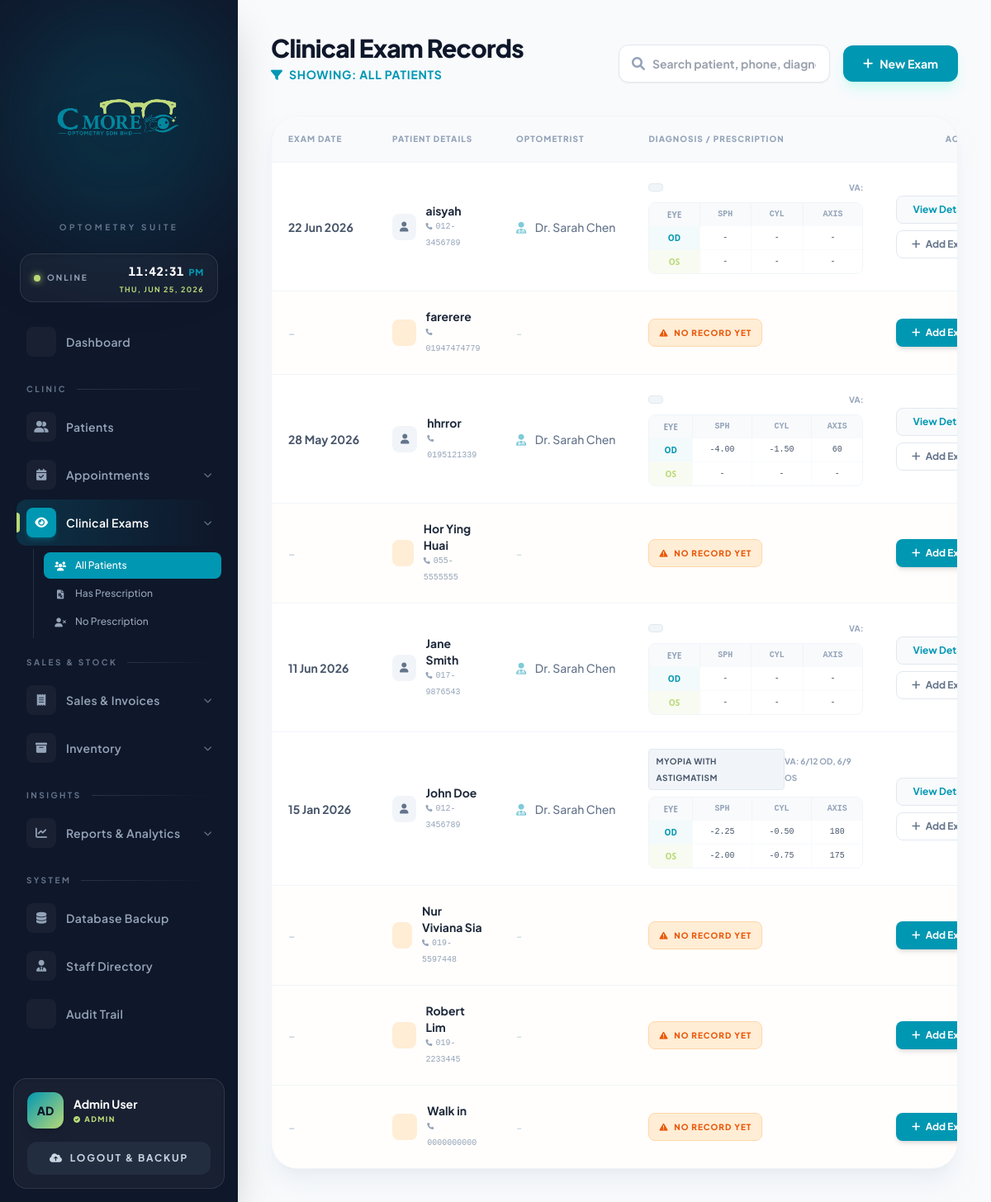
The app's page /exam.php (signed in) with its own data.
### tables this page shows
CREATE TABLE `patient` (
  `PATIENT_ID` int(11) NOT NULL AUTO_INCREMENT,
  `NAME` varchar(100) NOT NULL,
  `IC_NUMBER` varchar(20) DEFAULT NULL,
  `PHONE_NUMBER` varchar(20) DEFAULT NULL,
  `ADDRESS` text DEFAULT NULL,
  `REGISTRATION_DATE` date NOT NULL,
  `CONNECTION_RELATIONSHIP` varchar(100) DEFAULT NULL,
  `FOLLOW_UP_INTERVAL` varchar(50) DEFAULT NULL,
  `COMPLAINTS` text DEFAULT NULL,
  PRIMARY KEY (`PATIENT_ID`),
  UNIQUE KEY `IC_NUMBER` (`IC_NUMBER`)
);

### exam.php (the view, shortened to what this page needs)
<?php
include('config.php');
$search_query = "";
$filter_title = "All Patients";
$where_sql = "";
$query = "SELECT p.PATIENT_ID, p.NAME as PATIENT_NAME, p.PHONE_NUMBER,
                 e.EXAM_ID, e.EXAM_DATE, e.PRESCRIPTION_RESULT, e.VISUAL_ACUITY_RESULTS,
                 e.RE_SPH, e.RE_CYL, e.RE_AXIS, e.LE_SPH, e.LE_CYL, e.LE_AXIS,
                 u.NAME as OPTOMETRIST_NAME
          FROM patient p
          LEFT JOIN (
              SELECT * FROM eye_examination WHERE EXAM_ID IN (
                  SELECT MAX(EXAM_ID) FROM eye_examination GROUP BY PATIENT_ID
              )
          ) e ON p.PATIENT_ID = e.PATIENT_ID
          LEFT JOIN user u ON e.OPTOMETRIST_ID = u.USER_ID
          $where_sql
          ORDER BY p.NAME ASC";
$result = mysqli_query($conn, $query);
?>
<!DOCTYPE html>
<html lang="en">
<head>
    <script src="https://cdn.tailwindcss.com"></script>
    <link rel="stylesheet" href="https://cdnjs.cloudflare.com/ajax/libs/font-awesome/6.0.0/css/all.min.css">
</head>
<body class="bg-[#f8fafc] text-slate-900 flex h-screen overflow-hidden">
    <?php include('sidebar.php'); ?>
    <main class="flex-1 ml-72 h-screen overflow-y-auto p-10 custom-scrollbar">
        <div class="mb-10 flex flex-col md:flex-row md:justify-between md:items-end space-y-4 md:space-y-0">
            <div>
                <h1 class="text-3xl font-black tracking-tight text-slate-900">Clinical Exam Records</h1>
                <p class="text-[#0097B2] font-bold mt-1 uppercase tracking-wider text-sm"><i class="fa-solid fa-filter mr-1"></i> Showing: <?php echo $filter_title; ?></p>
            </div>
            <div class="flex items-center space-x-4">
                <form action="exam.php" method="GET" class="relative">
                    <input type="text" name="search" value="<?php echo htmlspecialchars($search_query); ?>" placeholder="Search patient, phone, diagnosis..."
                           class="pl-10 pr-4 py-3 bg-white border border-slate-200 rounded-xl focus:border-[#0097B2] outline-none font-bold text-slate-700 text-sm shadow-sm w-64 transition">
                    <i class="fa-solid fa-magnifying-glass absolute left-4 top-[0.95rem] text-slate-400"></i>
                </form>
                <a href="exam_add.php" class="px-6 py-3 bg-[#0097B2] text-white font-bold rounded-xl shadow-lg shadow-teal-100 hover:scale-105 transition flex items-center text-sm">
                    <i class="fa-solid fa-plus mr-2"></i> New Exam
                </a>
            </div>
        </div>
        <div class="bg-white rounded-[2rem] shadow-xl shadow-slate-200/50 border border-slate-100 overflow-hidden">
            <div class="overflow-x-auto">
                <table class="w-full text-left border-collapse">
                    <thead>
                        <tr class="bg-slate-50 text-[10px] uppercase tracking-widest text-slate-400 border-b border-slate-100">
                            <th class="p-5 font-black">Exam Date</th>
                            <th class="p-5 font-black">Patient Details</th>
                            <th class="p-5 font-black">Optometrist</th>
                            <th class="p-5 font-black">Diagnosis / Prescription</th>
                            <th class="p-5 font-black text-right">Actions</th>
                        </tr>
                    </thead>
                    <tbody class="divide-y divide-slate-100 text-sm font-medium">
                        <?php if (mysqli_num_rows($result) > 0): ?>
                            <?php while ($row = mysqli_fetch_assoc($result)):
                                $has_exam = !empty($row['EXAM_ID']);
                            ?>
                                <tr class="hover:bg-slate-50/50 transition group <?php echo !$has_exam ? 'bg-orange-50/20' : ''; ?>">
                                    <td class="p-5 whitespace-nowrap">
                                        <?php if($has_exam): ?>
                                            <span class="text-slate-600 font-bold"><?php echo date('d M Y', strtotime($row['EXAM_DATE'])); ?></span>
                                        <?php else: ?>
                                            <span class="text-slate-300 font-bold italic">-</span>
                                        <?php endif; ?>
                                    </td>
                                    <td class="p-5">
                                        <div class="flex items-center space-x-3">
                                            <div class="w-8 h-8 rounded-lg <?php echo $has_exam ? 'bg-slate-100 text-slate-500' : 'bg-orange-100 text-orange-400'; ?> flex items-center justify-center font-bold text-xs">
                                                <i class="fa-solid <?php echo $has_exam ? 'fa-user' : 'fa-clipboard-question'; ?>"></i>
                                            </div>
                                            <div>
                                                <p class="font-bold text-slate-800"><?php echo htmlspecialchars($row['PATIENT_NAME'] ?? 'Unknown Patient'); ?></p>
                                                <p class="text-[10px] text-slate-400 font-mono"><i class="fa-solid fa-phone text-[8px] mr-1"></i><?php echo htmlspecialchars($row['PHONE_NUMBER'] ?: 'No Phone Number'); ?></p>
                                            </div>
                                        </div>
                                    </td>
                                    <td class="p-5 whitespace-nowrap">
                                        <?php if($has_exam): ?>
                                            <span class="text-slate-500">
                                                <i class="fa-solid fa-user-doctor text-[#0097B2] mr-2 opacity-50"></i>
                                                <?php echo htmlspecialchars($row['OPTOMETRIST_NAME'] ?? 'Unknown'); ?>
                                            </span>
                                        <?php else: ?>
                                            <span class="text-slate-300 italic">-</span>
                                        <?php endif; ?>
                                    </td>
                                    <td class="p-5 min-w-[300px]">
                                        <?php if($has_exam): ?>
                                            <div class="mb-2 flex items-center justify-between">
                                                <span class="bg-slate-100 text-slate-600 py-1 px-2 rounded font-bold text-[10px] uppercase tracking-wider border border-slate-200">
                                                    <?php echo htmlspecialchars($row['PRESCRIPTION_RESULT'] ?? 'N/A'); ?>
                                                </span>
                                                <span class="text-[10px] font-bold text-slate-400">VA: <?php echo htmlspecialchars($row['VISUAL_ACUITY_RESULTS'] ?? '-'); ?></span>
                                            </div>
                                            <div class="bg-white border border-slate-100 rounded-lg overflow-hidden">
                                                <table class="w-full text-center text-[10px] font-mono">
                                                    <thead class="bg-slate-50 text-slate-400 font-bold uppercase">
                                                        <tr>
                                                            <th class="py-1 px-2 border-r border-slate-100 font-sans">Eye</th>
                                                            <th class="py-1 px-2 border-r border-slate-100">SPH</th>
                                                            <th class="py-1 px-2 border-r border-slate-100">CYL</th>
                                                            <th class="py-1 px-2">AXIS</th>
                                                        </tr>
                                                    </thead>
                                                    <tbody class="text-slate-600">
                                                        <tr class="border-b border-slate-50">
                                                            <td class="py-1 px-2 border-r border-slate-50 font-bold text-[#0097B2] bg-[#0097B2]/5 font-sans">OD</td>
                                                            <td class="py-1 px-2 border-r border-slate-50"><?php echo htmlspecialchars($row['RE_SPH'] ?: '-'); ?></td>
                                                            <td class="py-1 px-2 border-r border-slate-50"><?php echo htmlspecialchars($row['RE_CYL'] ?: '-'); ?></td>
                                                            <td class="py-1 px-2"><?php echo htmlspecialchars($row['RE_AXIS'] ?: '-'); ?></td>
                                                        </tr>
                                                        <tr>
                                                            <td class="py-1 px-2 border-r border-slate-50 font-bold text-[#B9D977] bg-[#B9D977]/10 font-sans">OS</td>
                                                            <td class="py-1 px-2 border-r border-slate-50"><?php echo htmlspecialchars($row['LE_SPH'] ?: '-'); ?></td>
                                                            <td class="py-1 px-2 border-r border-slate-50"><?php echo htmlspecialchars($row['LE_CYL'] ?: '-'); ?></td>
                                                            <td class="py-1 px-2"><?php echo htmlspecialchars($row['LE_AXIS'] ?: '-'); ?></td>
                                                        </tr>
                                                    </tbody>
                                                </table>
                                            </div>
                                        <?php else: ?>
                                            <div class="flex items-center">
                                                <span class="inline-block px-3 py-1.5 bg-orange-100 text-orange-600 rounded-lg text-[10px] font-black uppercase tracking-widest border border-orange-200">
                                                    <i class="fa-solid fa-triangle-exclamation mr-1"></i> No Record Yet
                                                </span>
                                            </div>
                                        <?php endif; ?>
                                    </td>
                                    <td class="p-5 text-right whitespace-nowrap align-middle">
                                        <div class="flex flex-col space-y-2 items-end">
                                            <?php if($has_exam): ?>
                                                <a href="exam_view.php?id=<?php echo $row['EXAM_ID']; ?>" class="px-4 py-2 bg-slate-50 text-[#0097B2] font-bold rounded-lg hover:bg-[#0097B2] hover:text-white transition text-xs border border-slate-200 hover:border-[#0097B2] text-center w-28">
                                                    View Details
                                                </a>
                                            <?php endif; ?>
                                            <a href="exam_add.php?patient_id=<?php echo $row['PATIENT_ID']; ?>" class="px-4 py-2 <?php echo $has_exam ? 'bg-white border border-slate-200 text-slate-500 hover:bg-slate-100' : 'bg-[#0097B2] text-white shadow-md hover:bg-teal-600 border border-transparent'; ?> font-bold rounded-lg transition text-xs text-center w-28">
                                                <i class="fa-solid fa-plus mr-1"></i> Add Exam
                                            </a>
                                        </div>
                                    </td>
                                </tr>
                            <?php endwhile; ?>
                        <?php endif; ?>
                    </tbody>
                </table>
            </div>
        </div>
    </main>
</body>
</html>

### exam.php (style rules this page uses)
body { font-family: 'Plus Jakarta Sans', sans-serif; }

### records on screen
patient: EXAM_DATE "22 Jun 2026", NAME "aisyah", PHONE_NUMBER "012-3456789", OPTOMETRIST_NAME "Dr. Sarah Chen", RE_SPH "-", RE_CYL "-", RE_AXIS "-", LE_SPH "-", LE_CYL "-", LE_AXIS "-"
patient: NAME "farerere", PHONE_NUMBER "01947474779", shows "NO RECORD YET"
patient: EXAM_DATE "28 May 2026", NAME "hhrror", PHONE_NUMBER "0195121339", OPTOMETRIST_NAME "Dr. Sarah Chen", RE_SPH "-4.00", RE_CYL "-1.50", RE_AXIS "60", LE_SPH "-", LE_CYL "-", LE_AXIS "-"
patient: NAME "Hor Ying Huai", PHONE_NUMBER "055-5555555", shows "NO RECORD YET"
patient: EXAM_DATE "11 Jun 2026", NAME "Jane Smith", PHONE_NUMBER "017-9876543", OPTOMETRIST_NAME "Dr. Sarah Chen", RE_SPH "-", RE_CYL "-", RE_AXIS "-", LE_SPH "-", LE_CYL "-", LE_AXIS "-"
patient: EXAM_DATE "15 Jan 2026", NAME "John Doe", PHONE_NUMBER "012-3456789", OPTOMETRIST_NAME "Dr. Sarah Chen", PRESCRIPTION_RESULT "MYOPIA WITH ASTIGMATISM", VISUAL_ACUITY_RESULTS "6/12 OD, 6/9 OS", RE_SPH "-2.25", RE_CYL "-0.50", RE_AXIS "180", LE_SPH "-2.00", LE_CYL "-0.75", LE_AXIS "175"
patient: NAME "Nur Viviana Sia", PHONE_NUMBER "019-5597448", shows "NO RECORD YET"
patient: NAME "Robert Lim", PHONE_NUMBER "019-2233445", shows "NO RECORD YET"
patient: NAME "Walk in", PHONE_NUMBER "0000000000", shows "NO RECORD YET"

### other values on screen
$label "Dashboard Patients Database Backup Staff Directory Audit Trail"
$label "CLINIC SALES & STOCK INSIGHTS SYSTEM"
$label "Appointments Clinical Exams Sales & Invoices Inventory Reports & Analytics"
$label "All Patients Has Prescription No Prescription"
substr($_SESSION['NAME'], 0, 2) "AD"
$_SESSION['NAME'] "Admin User"
$user_role "ADMIN"
$filter_title "ALL PATIENTS"
